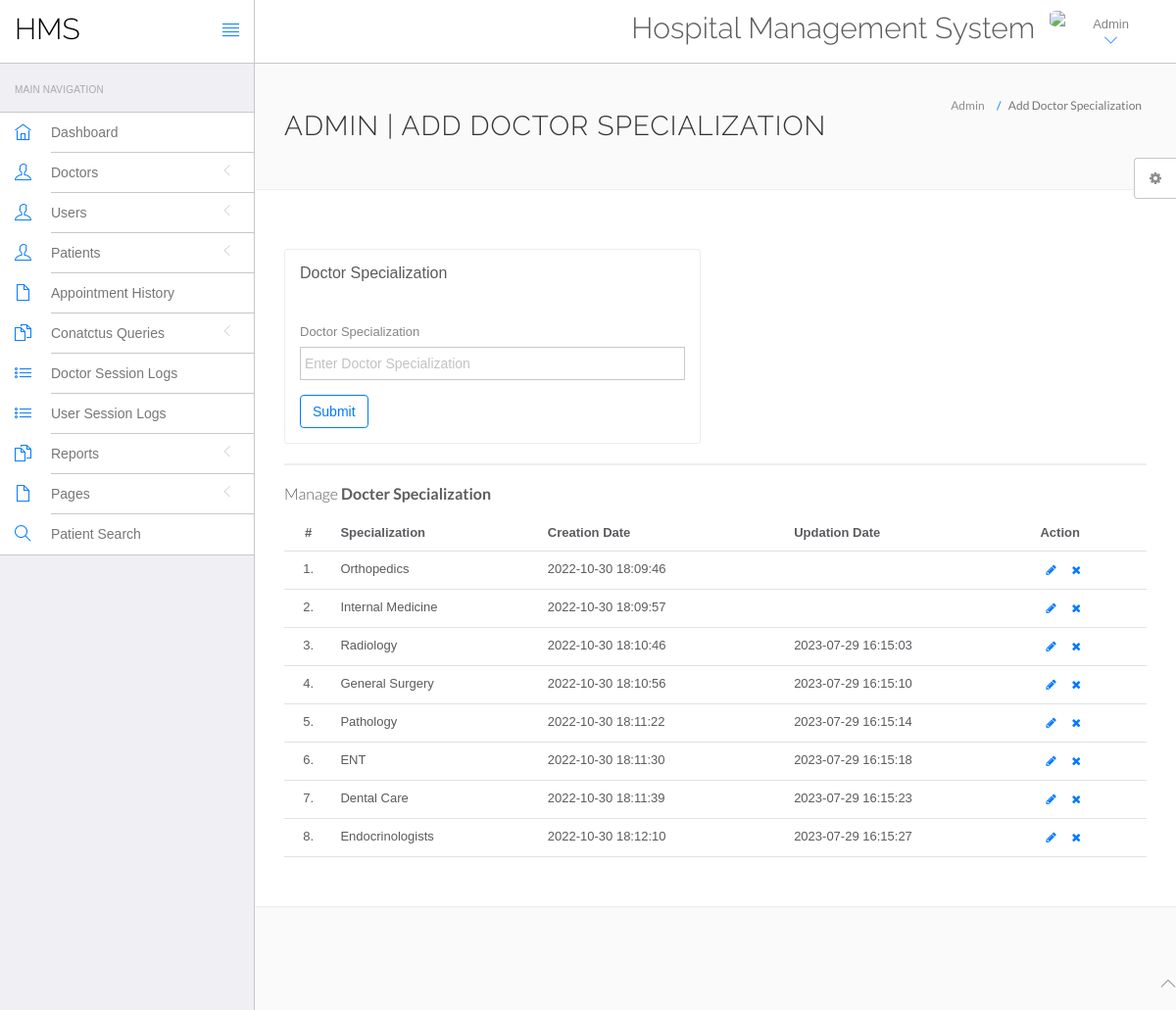
Page /hospital/hospital/hms/admin/doctor-specilization.php (signed in) on the committed database.
### tables this page shows
CREATE TABLE `doctorspecilization` (
  `id` int(11) NOT NULL,
  `specilization` varchar(255) DEFAULT NULL,
  `creationDate` timestamp NULL DEFAULT current_timestamp(),
  `updationDate` timestamp NULL DEFAULT NULL ON UPDATE current_timestamp()
);

### hospital/hospital/hms/admin/doctor-specilization.php (the view, shortened to what this page needs)
<?php
include('include/config.php');
if(strlen($_SESSION['id']==0)) {
 header('location:logout.php');
  } else{
?>
<!DOCTYPE html>
<html lang="en">
	<head>
		<link rel="stylesheet" href="vendor/bootstrap/css/bootstrap.min.css">
		<link rel="stylesheet" href="vendor/fontawesome/css/font-awesome.min.css">
		<link rel="stylesheet" href="vendor/themify-icons/themify-icons.min.css">
		<link href="vendor/animate.css/animate.min.css" rel="stylesheet" media="screen">
		<link href="vendor/perfect-scrollbar/perfect-scrollbar.min.css" rel="stylesheet" media="screen">
		<link href="vendor/switchery/switchery.min.css" rel="stylesheet" media="screen">
		<link href="vendor/bootstrap-touchspin/jquery.bootstrap-touchspin.min.css" rel="stylesheet" media="screen">
		<link href="vendor/select2/select2.min.css" rel="stylesheet" media="screen">
		<link href="vendor/bootstrap-datepicker/bootstrap-datepicker3.standalone.min.css" rel="stylesheet" media="screen">
		<link href="vendor/bootstrap-timepicker/bootstrap-timepicker.min.css" rel="stylesheet" media="screen">
		<link rel="stylesheet" href="assets/css/styles.css">
		<link rel="stylesheet" href="assets/css/plugins.css">
		<link rel="stylesheet" href="assets/css/themes/theme-1.css" id="skin_color" />
	</head>
	<body>
		<div id="app">
<?php include('include/sidebar.php');?>
			<div class="app-content">
						<?php include('include/header.php');?>
				<div class="main-content" >
					<div class="wrap-content container" id="container">
						<section id="page-title">
							<div class="row">
								<div class="col-sm-8">
									<h1 class="mainTitle">Admin | Add Doctor Specialization</h1>
																	</div>
								<ol class="breadcrumb">
									<li>
										<span>Admin</span>
									</li>
									<li class="active">
										<span>Add Doctor Specialization</span>
									</li>
								</ol>
							</div>
						</section>
						<div class="container-fluid container-fullw bg-white">
							<div class="row">
								<div class="col-md-12">
									<div class="row margin-top-30">
										<div class="col-lg-6 col-md-12">
											<div class="panel panel-white">
												<div class="panel-heading">
													<h5 class="panel-title">Doctor Specialization</h5>
												</div>
												<div class="panel-body">
													<form role="form" name="dcotorspcl" method="post" >
														<div class="form-group">
															<label for="exampleInputEmail1">
																Doctor Specialization
															</label>
							<input type="text" name="doctorspecilization" class="form-control"  placeholder="Enter Doctor Specialization">
														</div>
														<button type="submit" name="submit" class="btn btn-o btn-primary">
															Submit
														</button>
													</form>
												</div>
											</div>
										</div>
											</div>
										</div>
									<div class="col-lg-12 col-md-12">
											<div class="panel panel-white">
											</div>
										</div>
									</div>
									<div class="row">
								<div class="col-md-12">
									<h5 class="over-title margin-bottom-15">Manage <span class="text-bold">Docter Specialization</span></h5>
									<table class="table table-hover" id="sample-table-1">
										<thead>
											<tr>
												<th class="center">#</th>
												<th>Specialization</th>
												<th class="hidden-xs">Creation Date</th>
												<th>Updation Date</th>
												<th>Action</th>
											</tr>
										</thead>
										<tbody>
<?php
$sql=mysqli_query($con,"select * from doctorSpecilization");
$cnt=1;
while($row=mysqli_fetch_array($sql))
{
?>
											<tr>
												<td class="center"><?php echo $cnt;?>.</td>
												<td class="hidden-xs"><?php echo $row['specilization'];?></td>
												<td><?php echo $row['creationDate'];?></td>
												<td><?php echo $row['updationDate'];?>
												</td>
												<td >
												<div class="visible-md visible-lg hidden-sm hidden-xs">
							<a href="edit-doctor-specialization.php?id=<?php echo $row['id'];?>" class="btn btn-transparent btn-xs" tooltip-placement="top" tooltip="Edit"><i class="fa fa-pencil"></i></a>
	<a href="doctor-specilization.php?id=<?php echo $row['id']?>&del=delete" onClick="return confirm('Are you sure you want to delete?')"class="btn btn-transparent btn-xs tooltips" tooltip-placement="top" tooltip="Remove"><i class="fa fa-times fa fa-white"></i></a>
												</div>
												</td>
											</tr>
											<?php
$cnt=$cnt+1;
											 }?>
										</tbody>
									</table>
								</div>
							</div>
								</div>
							</div>
						</div>
					</div>
				</div>
	<?php include('include/footer.php');?>
	<?php include('include/setting.php');?>
	</body>
</html>
<?php } ?>

### hospital/hospital/hms/admin/assets/css/themes/theme-1.css (style rules this page uses)
body { background: #FAFAFA; }

### rows in the picture
doctorspecilization: specilization "Orthopedics", creationDate "2022-10-30 18:09:46"
doctorspecilization: specilization "Internal Medicine", creationDate "2022-10-30 18:09:57"
doctorspecilization: specilization "Radiology", creationDate "2022-10-30 18:10:46", updationDate "2023-07-29 16:15:03"
doctorspecilization: specilization "General Surgery", creationDate "2022-10-30 18:10:56", updationDate "2023-07-29 16:15:10"
doctorspecilization: specilization "Pathology", creationDate "2022-10-30 18:11:22", updationDate "2023-07-29 16:15:14"
doctorspecilization: specilization "ENT", creationDate "2022-10-30 18:11:30", updationDate "2023-07-29 16:15:18"
doctorspecilization: specilization "Dental Care", creationDate "2022-10-30 18:11:39", updationDate "2023-07-29 16:15:23"
doctorspecilization: specilization "Endocrinologists", creationDate "2022-10-30 18:12:10", updationDate "2023-07-29 16:15:27"
